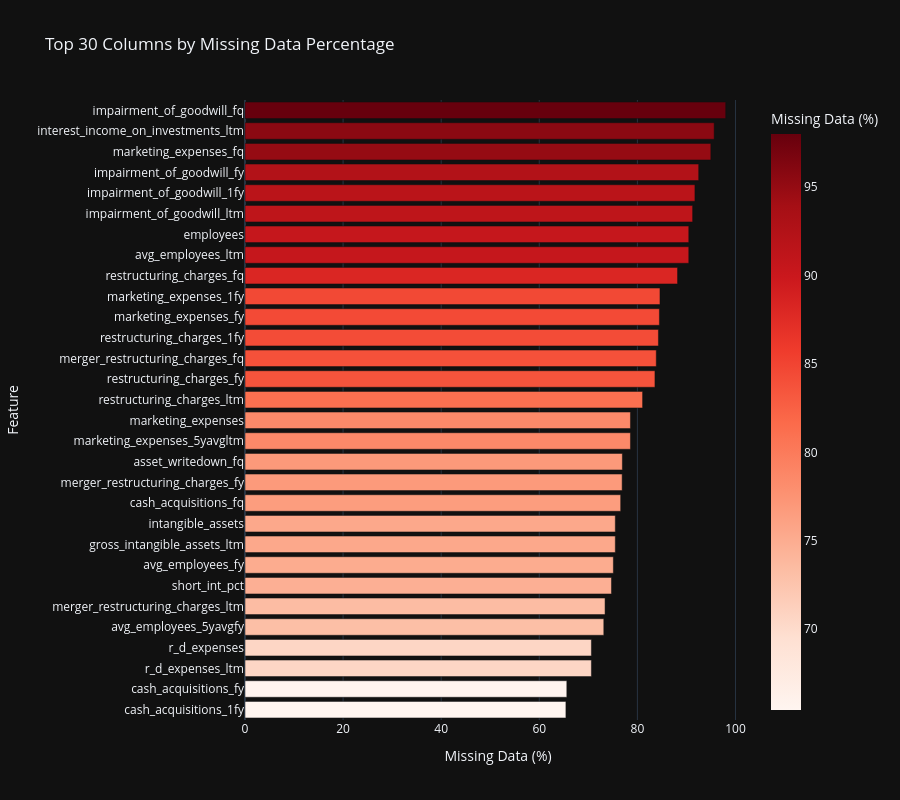
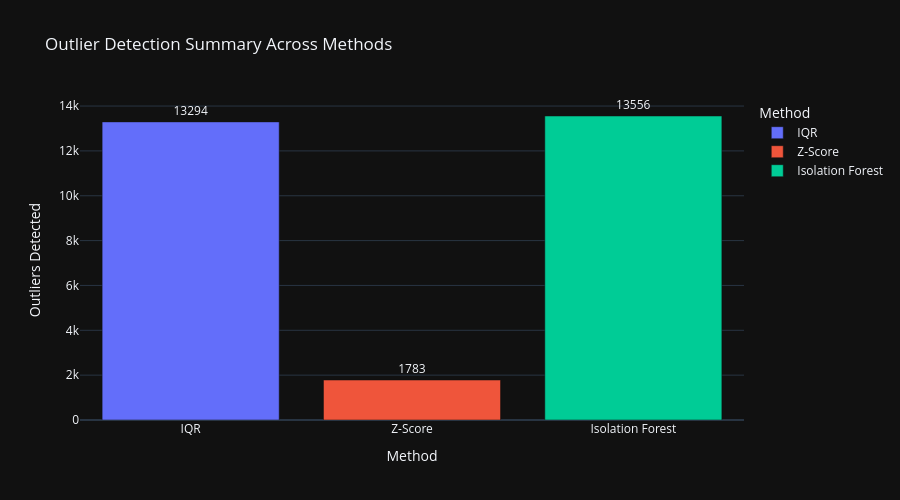
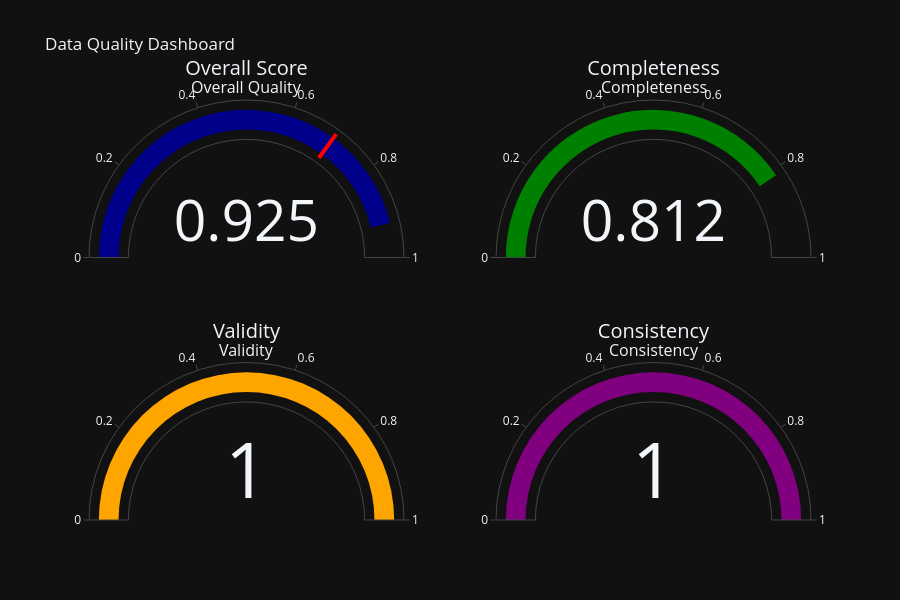

Write notebook code for charts like these, in order.
### Code cell
# 📊 Interactive Data Quality Visualizations
print("\n📊 Creating Interactive Data Quality Visualizations...")

# Note: Output directories already created at initialization (all Phase 9.1-9.8 subdirectories)

# 1. Missing Value Heatmap (Interactive Plotly)
missing_pct = (all_stocks.isnull().sum() / len(all_stocks) * 100).sort_values(ascending=False)
missing_df = pd.DataFrame({
    'Column': missing_pct.index,
    'Missing %': missing_pct.values
    }).head(30)

fig_missing = px.bar(
        missing_df,
        x='Missing %',
        y='Column',
        orientation='h',
        title='Top 30 Columns by Missing Data Percentage',
        labels={'Missing %': 'Missing Data (%)', 'Column': 'Feature'},
        color='Missing %',
        color_continuous_scale='Reds',
        height=800
        )
fig_missing.update_layout(yaxis={'categoryorder': 'total ascending'})
fig_missing.show()

# Save as HTML for interactive viewing
fig_missing.write_html(OUTPUT_DIR / "eda" / "missing_values_heatmap.html")
print(f"✓ Saved: {OUTPUT_DIR / 'eda' / 'missing_values_heatmap.html'}")

# 2. Outlier Detection Summary (Interactive Bar Chart)
outlier_summary = pd.DataFrame({
    'Method': ['IQR', 'Z-Score', 'Isolation Forest'],
    'Outliers Detected': [total_iqr, total_zscore, total_iforest],
    'Columns Analyzed': [len(outliers_iqr), len(outliers_zscore), len(outliers_iforest)]
    })

fig_outliers = px.bar(
        outlier_summary,
        x='Method',
        y='Outliers Detected',
        title='Outlier Detection Summary Across Methods',
        color='Method',
        text='Outliers Detected',
        height=500
        )
fig_outliers.update_traces(texttemplate='%{text}', textposition='outside')
fig_outliers.show()
fig_outliers.write_html(OUTPUT_DIR / "eda" / "outlier_detection_summary.html")
print(f"✓ Saved: {OUTPUT_DIR / 'eda' / 'outlier_detection_summary.html'}")

# 3. Data Quality Score Dashboard (Gauge Charts)
fig_quality = make_subplots(
        rows=2, cols=2,
        specs=[[{'type': 'indicator'}, {'type': 'indicator'}],
               [{'type': 'indicator'}, {'type': 'indicator'}]],
        subplot_titles=('Overall Quality', 'Completeness', 'Validity', 'Consistency')
        )

fig_quality.add_trace(go.Indicator(
        mode="gauge+number",
        value=quality_report.overall_score,
        title={'text': "Overall Score"},
        gauge={'axis': {'range': [0, 1]},
               'bar': {'color': "darkblue"},
               'threshold': {'line': {'color': "red", 'width': 4}, 'thickness': 0.75, 'value': 0.7}}
        ), row=1, col=1)

fig_quality.add_trace(go.Indicator(
        mode="gauge+number",
        value=quality_report.completeness_score,
        title={'text': "Completeness"},
        gauge={'axis': {'range': [0, 1]}, 'bar': {'color': "green"}}
        ), row=1, col=2)

fig_quality.add_trace(go.Indicator(
        mode="gauge+number",
        value=quality_report.validity_score,
        title={'text': "Validity"},
        gauge={'axis': {'range': [0, 1]}, 'bar': {'color': "orange"}}
        ), row=2, col=1)

fig_quality.add_trace(go.Indicator(
        mode="gauge+number",
        value=quality_report.consistency_score,
        title={'text': "Consistency"},
        gauge={'axis': {'range': [0, 1]}, 'bar': {'color': "purple"}}
        ), row=2, col=2)

fig_quality.update_layout(
        title_text="Data Quality Dashboard",
        height=600,
        showlegend=False
        )
fig_quality.show()
fig_quality.write_html(OUTPUT_DIR / "eda" / "data_quality_dashboard.html")
print(f"✓ Saved: {OUTPUT_DIR / 'eda' / 'data_quality_dashboard.html'}")

print(f"\n✅ Section 2 Interactive Visualizations Complete")
# Optionally, print the actual issues
if quality_report.issues:
    print(f"  Issue details:")
    for issue in quality_report.issues[:5]:  # Show first 5 issues
        print(f"    - {issue}")
    if len(quality_report.issues) > 5:
        print(f"    ... and {len(quality_report.issues) - 5} more issues")

### Figure 1 — Plotly figure (JSON) as saved in the notebook; plotly's stock layout.template omitted (floating-point values rounded to 4 significant figures)
{"data": [{"hovertemplate": "Missing Data (%)=%{marker.color}<br>Feature=%{y}<extra></extra>", "legendgroup": "", "marker": {"color": [98.01, 95.66, 94.98, 92.5, 91.73, 91.26, 90.48, 90.48, 88.19, 84.61, 84.49, 84.29, 83.85, 83.58, 81.06, 78.59, 78.59, 76.94, 76.9, 76.6, 75.5, 75.5, 75.1, 74.72, 73.41, 73.15, 70.62, 70.62, 65.61, 65.43], "coloraxis": "coloraxis", "pattern": {"shape": ""}}, "name": "", "orientation": "h", "showlegend": false, "textposition": "auto", "x": [98.01, 95.66, 94.98, 92.5, 91.73, 91.26, 90.48, 90.48, 88.19, 84.61, 84.49, 84.29, 83.85, 83.58, 81.06, 78.59, 78.59, 76.94, 76.9, 76.6, 75.5, 75.5, 75.1, 74.72, 73.41, 73.15, 70.62, 70.62, 65.61, 65.43], "xaxis": "x", "y": ["impairment_of_goodwill_fq", "interest_income_on_investments_ltm", "marketing_expenses_fq", "impairment_of_goodwill_fy", "impairment_of_goodwill_1fy", "impairment_of_goodwill_ltm", "avg_employees_ltm", "employees", "restructuring_charges_fq", "marketing_expenses_1fy", "marketing_expenses_fy", "restructuring_charges_1fy", "merger_restructuring_charges_fq", "restructuring_charges_fy", "restructuring_charges_ltm", "marketing_expenses_5yavgltm", "marketing_expenses", "asset_writedown_fq", "merger_restructuring_charges_fy", "cash_acquisitions_fq", "gross_intangible_assets_ltm", "intangible_assets", "avg_employees_fy", "short_int_pct", "merger_restructuring_charges_ltm", "avg_employees_5yavgfy", "r_d_expenses_ltm", "r_d_expenses", "cash_acquisitions_fy", "cash_acquisitions_1fy"], "yaxis": "y", "type": "bar"}], "layout": {"xaxis": {"anchor": "y", "domain": [0.0, 1.0], "title": {"text": "Missing Data (%)"}}, "yaxis": {"anchor": "x", "domain": [0.0, 1.0], "title": {"text": "Feature"}, "categoryorder": "total ascending"}, "coloraxis": {"colorbar": {"title": {"text": "Missing Data (%)"}}, "colorscale": [[0.0, "rgb(255,245,240)"], [0.125, "rgb(254,224,210)"], [0.25, "rgb(252,187,161)"], [0.375, "rgb(252,146,114)"], [0.5, "rgb(251,106,74)"], [0.625, "rgb(239,59,44)"], [0.75, "rgb(203,24,29)"], [0.875, "rgb(165,15,21)"], [1.0, "rgb(103,0,13)"]]}, "legend": {"tracegroupgap": 0}, "title": {"text": "Top 30 Columns by Missing Data Percentage"}, "barmode": "relative", "height": 800}}

### Figure 2 — Plotly figure (JSON) as saved in the notebook; plotly's stock layout.template omitted (floating-point values rounded to 4 significant figures)
{"data": [{"hovertemplate": "Method=%{x}<br>Outliers Detected=%{text}<extra></extra>", "legendgroup": "IQR", "marker": {"color": "#636efa", "pattern": {"shape": ""}}, "name": "IQR", "orientation": "v", "showlegend": true, "text": [13290.0], "textposition": "outside", "x": ["IQR"], "xaxis": "x", "y": [13294], "yaxis": "y", "type": "bar", "texttemplate": "%{text}"}, {"hovertemplate": "Method=%{x}<br>Outliers Detected=%{text}<extra></extra>", "legendgroup": "Z-Score", "marker": {"color": "#EF553B", "pattern": {"shape": ""}}, "name": "Z-Score", "orientation": "v", "showlegend": true, "text": [1783.0], "textposition": "outside", "x": ["Z-Score"], "xaxis": "x", "y": [1783], "yaxis": "y", "type": "bar", "texttemplate": "%{text}"}, {"hovertemplate": "Method=%{x}<br>Outliers Detected=%{text}<extra></extra>", "legendgroup": "Isolation Forest", "marker": {"color": "#00cc96", "pattern": {"shape": ""}}, "name": "Isolation Forest", "orientation": "v", "showlegend": true, "text": [13560.0], "textposition": "outside", "x": ["Isolation Forest"], "xaxis": "x", "y": [13556], "yaxis": "y", "type": "bar", "texttemplate": "%{text}"}], "layout": {"xaxis": {"anchor": "y", "domain": [0.0, 1.0], "title": {"text": "Method"}, "categoryorder": "array", "categoryarray": ["IQR", "Z-Score", "Isolation Forest"]}, "yaxis": {"anchor": "x", "domain": [0.0, 1.0], "title": {"text": "Outliers Detected"}}, "legend": {"title": {"text": "Method"}, "tracegroupgap": 0}, "title": {"text": "Outlier Detection Summary Across Methods"}, "barmode": "relative", "height": 500}}

### Figure 3 — Plotly figure (JSON) as saved in the notebook; plotly's stock layout.template omitted (floating-point values rounded to 4 significant figures)
{"data": [{"gauge": {"axis": {"range": [0, 1]}, "bar": {"color": "darkblue"}, "threshold": {"line": {"color": "red", "width": 4}, "thickness": 0.75, "value": 0.7}}, "mode": "gauge+number", "title": {"text": "Overall Score"}, "value": 0.9247, "type": "indicator", "domain": {"x": [0.0, 0.45], "y": [0.625, 1.0]}}, {"gauge": {"axis": {"range": [0, 1]}, "bar": {"color": "green"}}, "mode": "gauge+number", "title": {"text": "Completeness"}, "value": 0.8118, "type": "indicator", "domain": {"x": [0.55, 1.0], "y": [0.625, 1.0]}}, {"gauge": {"axis": {"range": [0, 1]}, "bar": {"color": "orange"}}, "mode": "gauge+number", "title": {"text": "Validity"}, "value": 1.0, "type": "indicator", "domain": {"x": [0.0, 0.45], "y": [0.0, 0.375]}}, {"gauge": {"axis": {"range": [0, 1]}, "bar": {"color": "purple"}}, "mode": "gauge+number", "title": {"text": "Consistency"}, "value": 1.0, "type": "indicator", "domain": {"x": [0.55, 1.0], "y": [0.0, 0.375]}}], "layout": {"annotations": [{"font": {"size": 16}, "showarrow": false, "text": "Overall Quality", "x": 0.225, "xanchor": "center", "xref": "paper", "y": 1.0, "yanchor": "bottom", "yref": "paper"}, {"font": {"size": 16}, "showarrow": false, "text": "Completeness", "x": 0.775, "xanchor": "center", "xref": "paper", "y": 1.0, "yanchor": "bottom", "yref": "paper"}, {"font": {"size": 16}, "showarrow": false, "text": "Validity", "x": 0.225, "xanchor": "center", "xref": "paper", "y": 0.375, "yanchor": "bottom", "yref": "paper"}, {"font": {"size": 16}, "showarrow": false, "text": "Consistency", "x": 0.775, "xanchor": "center", "xref": "paper", "y": 0.375, "yanchor": "bottom", "yref": "paper"}], "title": {"text": "Data Quality Dashboard"}, "height": 600, "showlegend": false}}
